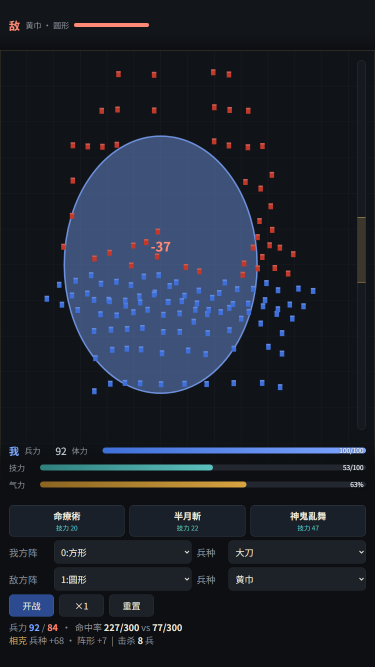
#> input picture project/img/proto_magic.png, 750 x 1334 px, given in place of b0005.png, which was not available (shown at 1/2 size)
$ python p20_rank.py ../../project/img/proto_magic.png 5 ../../project/img/proto_melee.png 1.0 1.0 1.0
#> lines starting #> are read from the running program, lines starting #| are printed output that depends on the picture; after the words box and inside, x2 and y2 are one past the last pixel; in counts of white or black regions, pixels touching at a corner belong together
# p20_rank.py -- 用「同排成对间距」量格距：色掩码找人 -> 合并碎片 -> 同 y 成对距离直方图
# 用法: p20_rank.py <f|b> <k> <color:blue|red> [dy_tol] [dmin] [dmax]
import sys, os
import numpy as np
from PIL import Image

D_F30 = r'F:\sanguo\work\orig_motion\f30'
D_F30B = r'F:\sanguo\work\speed_arb\f30b'


def load(tag, k):
    if tag == 'f':
        p = os.path.join(D_F30, 'f%04d.png' % k)
    else:
        p = os.path.join(D_F30B, 'b%04d.png' % k)
    return np.asarray(Image.open(p).convert('RGB')).astype(np.int16)


def mask_of(a, color):
    r, g, b = a[:, :, 0], a[:, :, 1], a[:, :, 2]
    if color == 'blue':
        return (b - r > 40) & (b > 55) & (g < b + 10)
    else:  # red / 红甲
        return (r - b > 45) & (r > 70) & (r - g > 25)


def frags(m, amin=6):
    """极简连通域：只在战场区内，返回 [(area,cx,cy,x0,y0,x1,y1)]"""
    H, W = m.shape
    seen = np.zeros((H, W), bool)
    out = []
    ys, xs = np.nonzero(m)
    pts = set(zip(ys.tolist(), xs.tolist()))
    for y0, x0 in zip(ys.tolist(), xs.tolist()):
        if seen[y0, x0]:
            continue
        stack = [(y0, x0)]
        seen[y0, x0] = True
        comp = []
        while stack:
            yy, xx = stack.pop()
            comp.append((yy, xx))
            for dy in (-1, 0, 1):
                for dx in (-1, 0, 1):
                    ny, nx = yy + dy, xx + dx
                    if 0 <= ny < H and 0 <= nx < W and m[ny, nx] and not seen[ny, nx]:
                        seen[ny, nx] = True
                        stack.append((ny, nx))
        if len(comp) >= amin:
            cy = sum(p[0] for p in comp) / len(comp)
            cx = sum(p[1] for p in comp) / len(comp)
            out.append((len(comp), cx, cy, min(p[1] for p in comp), min(p[0] for p in comp),
                        max(p[1] for p in comp), max(p[0] for p in comp)))
    out.sort(reverse=True)
    return out


def merge(fr, dxm=10, dym=18):
    """把同一人的碎片合并（甲/裤/头）"""
    fr = [list(f) for f in fr]
    changed = True
    while changed:
        changed = False
        for i in range(len(fr)):
            for j in range(i + 1, len(fr)):
                if abs(fr[i][1] - fr[j][1]) <= dxm and abs(fr[i][2] - fr[j][2]) <= dym:
                    a = fr[i][0] + fr[j][0]
                    cx = (fr[i][1] * fr[i][0] + fr[j][1] * fr[j][0]) / a
                    cy = (fr[i][2] * fr[i][0] + fr[j][2] * fr[j][0]) / a
                    nf = [a, cx, cy, min(fr[i][3], fr[j][3]), min(fr[i][4], fr[j][4]),
                          max(fr[i][5], fr[j][5]), max(fr[i][6], fr[j][6])]
                    fr = [f for k, f in enumerate(fr) if k not in (i, j)] + [nf]
                    changed = True
                    break
            if changed:
                break
    return fr


def main():
    tag, k, color = sys.argv[1], int(sys.argv[2]), sys.argv[3]
    dytol = float(sys.argv[4]) if len(sys.argv) > 4 else 6
    dmin = float(sys.argv[5]) if len(sys.argv) > 5 else 30
    dmax = float(sys.argv[6]) if len(sys.argv) > 6 else 220
    a = load(tag, k)
    m = mask_of(a, color)
#> in mask_of, `r, g, b = a[:, :, 0], a[:, :, 1], a[:, :, 2]`:
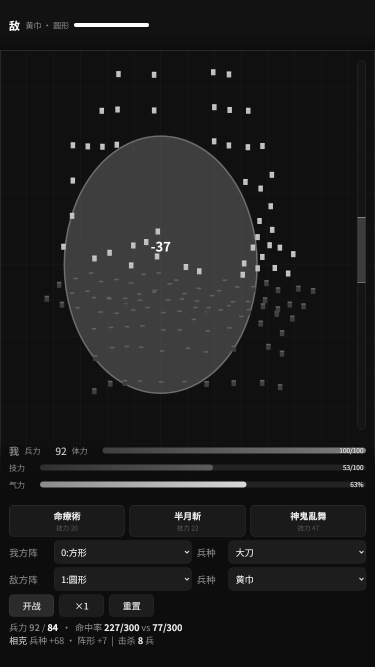
#> r: shape (1334, 750) int16 (shown at 1/2 size); min 9, max 255, mean 29.3
#> in mask_of, `r, g, b = a[:, :, 0], a[:, :, 1], a[:, :, 2]`:
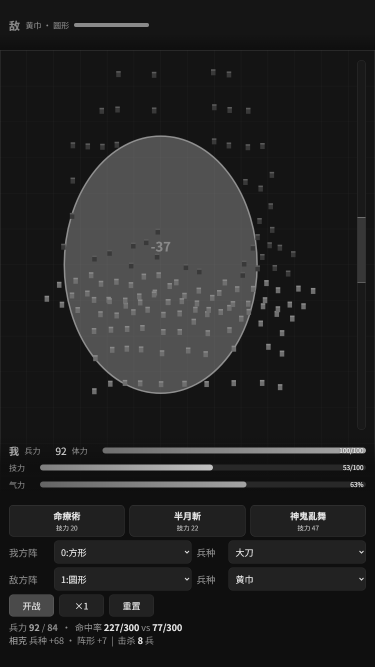
#> g: shape (1334, 750) int16 (shown at 1/2 size); min 10, max 242, mean 35.3
#> in mask_of, `r, g, b = a[:, :, 0], a[:, :, 1], a[:, :, 2]`:
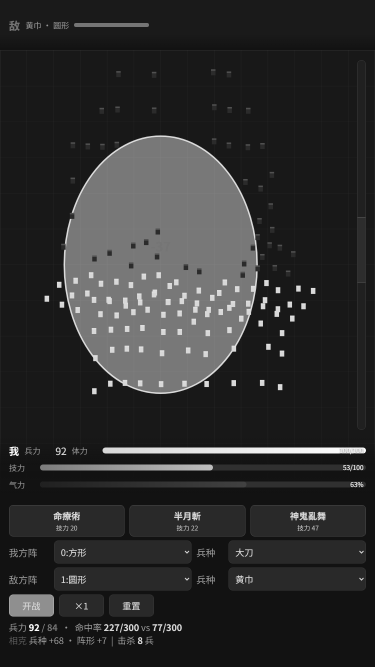
#> b: shape (1334, 750) int16 (shown at 1/2 size); min 14, max 255, mean 45.9
#> in mask_of, `return (r - b > 45) & (r > 70) & (r - g > 25)`:
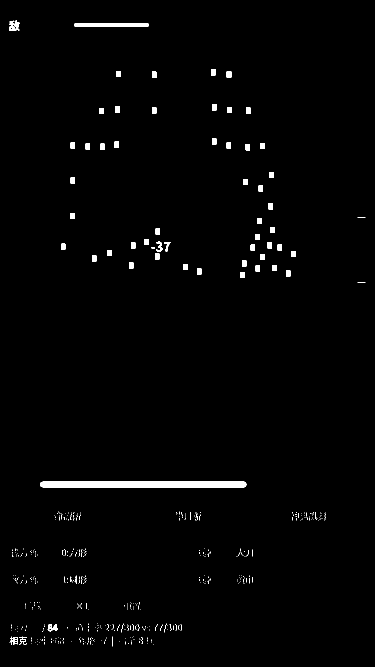
#> returned value: shape (1334, 750) bool (shown at 1/2 size); 1.4% white; 508 white regions (450 under 20 px), largest, box (x1, y1, x2, y2) and area: (80, 963, 493, 975) 4922, (148, 46, 298, 54) 1188, (18, 41, 39, 62) 275
    m[:56, :] = False
    m[256:, :] = False
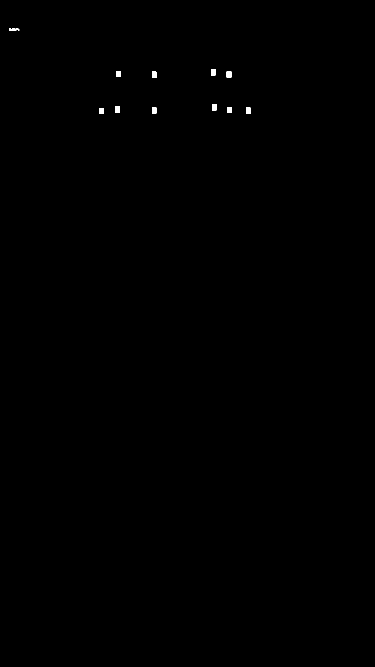
#> m: shape (1334, 750) bool (shown at 1/2 size); 0.12% white; 11 white regions, largest, box (x1, y1, x2, y2) and area: (453, 143, 463, 155) 120, (230, 213, 240, 225) 120, (232, 142, 242, 154) 119
    m[:, :84] = False
    m[:, 558:] = False
    fr = frags(m)
#> in frags, `ys, xs = np.nonzero(m)`: ys = 1150 values from 138 to 227; xs = 1150 values, max 500 at index 609, min 199 at index 610, mean 356.2
#> in frags, `pts = set(zip(ys.tolist(), xs.tolist()))`: pts = 1150 items
#> the loop in frags, `for y0, x0 in zip(ys.tolist(), xs.tolist()):` made 1150 passes
#> (y0, x0, cy, cx) on passes 1, 37: (138, 422, 144, 426), (142, 232, 147.5, 236.5)
#> (cy, cx) on passes 65, 82, 473, 518, 556, 575: (149.1, 308), (148.5, 457.5), (214, 428), (218.5, 234.5), (219.5, 459), (220.5, 308)
#> after the loop in frags, `for y0, x0 in zip(ys.tolist(), xs.tolist()):`: out = 10 items
#> fr = 10 items
    print('fragments=%d  (area %d..%d)' % (len(fr), fr[-1][0], fr[0][0]))
#| fragments=10  (area 108..120)
    men = merge(fr)
#> men = 10 items
    men.sort(key=lambda t: (t[2], t[1]))
    print('men=%d' % len(men))
#| men=10
    for f in men:
        print('   area=%5d  c=(%6.1f,%6.1f)  bbox x%d..%d y%d..%d  h=%d' %
              (f[0], f[1], f[2], f[3], f[5], f[4], f[6], f[6] - f[4]))
#> this loop made 10 passes
#> f on passes 1 to 10: [117, 426, 144, 422, 138, 430, 150], [119, 236.5, 147.5, 232, 142, 241, 153], [120, 457.5, 148.5, 453, 143, 462, 154], [116, 308, 149.1, 304, 143, 312, 155], [117, 428, 214, 424, 208, 432, 220], [120, 234.5, 218.5, 230, 213, 239, 224], [108, 459, 219.5, 455, 214, 463, 225], [108, 308, 220.5, 304, 215, 312, 226], [117, 496, 221, 492, 215, 500, 227], [108, 203, 221.5, 199, 216, 207, 227]
#|    area=  117  c=( 426.0, 144.0)  bbox x422..430 y138..150  h=12
#|    area=  119  c=( 236.5, 147.5)  bbox x232..241 y142..153  h=11
#|    area=  120  c=( 457.5, 148.5)  bbox x453..462 y143..154  h=11
#|    area=  116  c=( 308.0, 149.1)  bbox x304..312 y143..155  h=12
#|    area=  117  c=( 428.0, 214.0)  bbox x424..432 y208..220  h=12
#|    area=  120  c=( 234.5, 218.5)  bbox x230..239 y213..224  h=11
#|    area=  108  c=( 459.0, 219.5)  bbox x455..463 y214..225  h=11
#|    area=  108  c=( 308.0, 220.5)  bbox x304..312 y215..226  h=11
#> (further printed lines are left out)
    print('\n--- 同排成对（|dy|<=%.0f）' % dytol)
    rows = []
    for i in range(len(men)):
        for j in range(i + 1, len(men)):
            yi, yj = men[i][2], men[j][2]
            if abs(yi - yj) > dytol:
                continue
            d = abs(men[i][1] - men[j][1])
            if d < dmin or d > dmax:
                continue
            rows.append(((yi + yj) / 2, d, men[i][1], men[j][1]))
#> this loop made 10 passes
#> after the loop, rows = []
    rows.sort()
    for y, d, xa, xb in rows:
        print('   y=%6.1f  d=%6.1f   (x %.1f & %.1f)' % (y, d, xa, xb))
#> this loop made 0 passes
    print('\npairs=%d' % len(rows))
#| pairs=0
    if rows:
        ds = np.array([r[1] for r in rows])
        print('d: min=%.1f  p25=%.1f  med=%.1f  p75=%.1f  max=%.1f' %
              (ds.min(), np.percentile(ds, 25), np.median(ds), np.percentile(ds, 75), ds.max()))


main()
